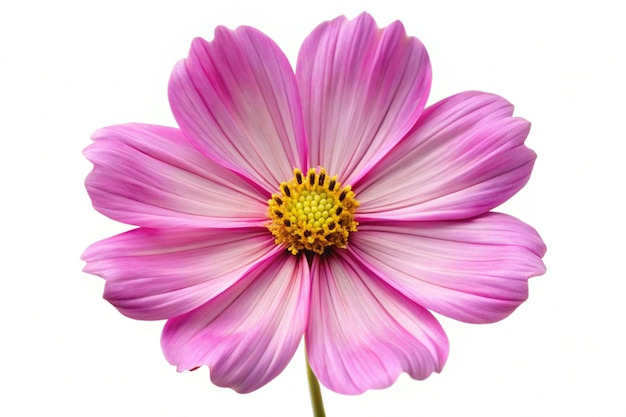
#> input picture img/flor.jpeg, 626 x 417 px, found by its file name
$ python gauss_02.py
#> lines starting #> are read from the running program, lines starting #| are printed output that depends on the picture
import cv2
import numpy as np

imagen = cv2.imread('img/flor.jpeg')
#> imagen is the input picture: shape (417, 626, 3); mean B, G, R 215.1, 192.1, 234.1

kernel_gauss = np.array([[1,1,1],
                         [1,1,1],
                         [1,1,1]],np.float32)/9
output = cv2.filter2D(imagen,-1,kernel_gauss)

kernel_sobel_x = np.array([[-1,0,1],
                           [-2,0,2],
                           [-1,0,1]
                           ])
imagen_bordes = cv2.filter2D(imagen,-1,kernel_sobel_x)
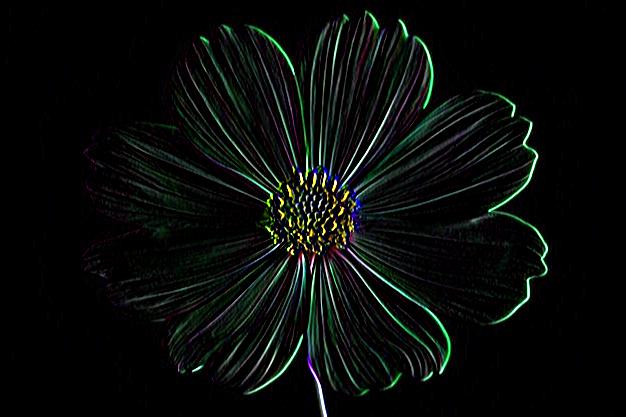
#> imagen_bordes: shape (417, 626, 3); mean B, G, R 9.7, 11.5, 8.6
cv2.imshow('bordes',imagen_bordes)
cv2.waitKey(0)

$ run again, with img/Cat03.jpg copied over img/flor.jpeg
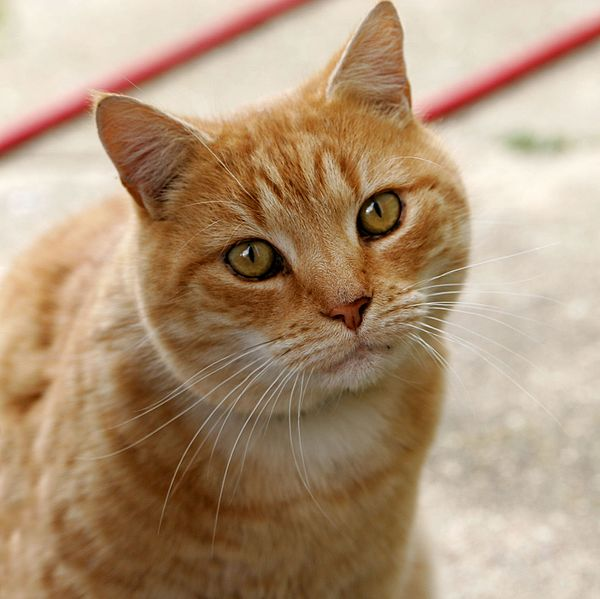
#> input picture img/Cat03.jpg, 600 x 599 px, found by its file name
#> imagen is the input picture: shape (599, 600, 3); mean B, G, R 120.7, 148.8, 175.9
#> `imagen_bordes = cv2.filter2D(imagen,-1,kernel_sobel_x)`:
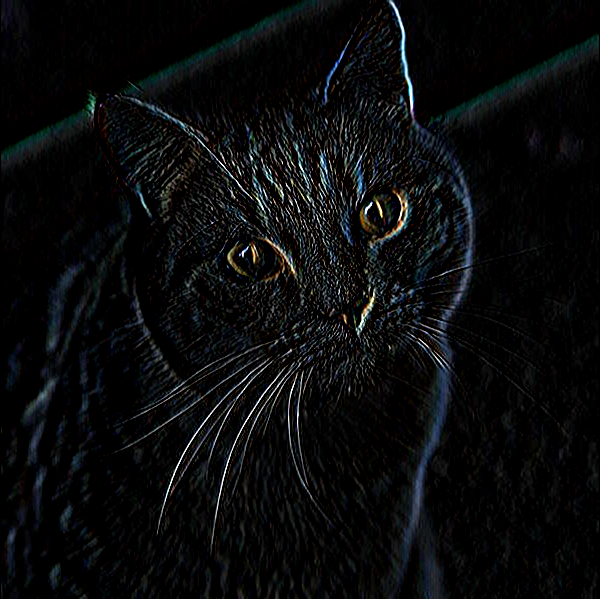
#> imagen_bordes: shape (599, 600, 3); mean B, G, R 11.8, 11, 9.9

$ run again, with img/bananos.jpg copied over img/flor.jpeg
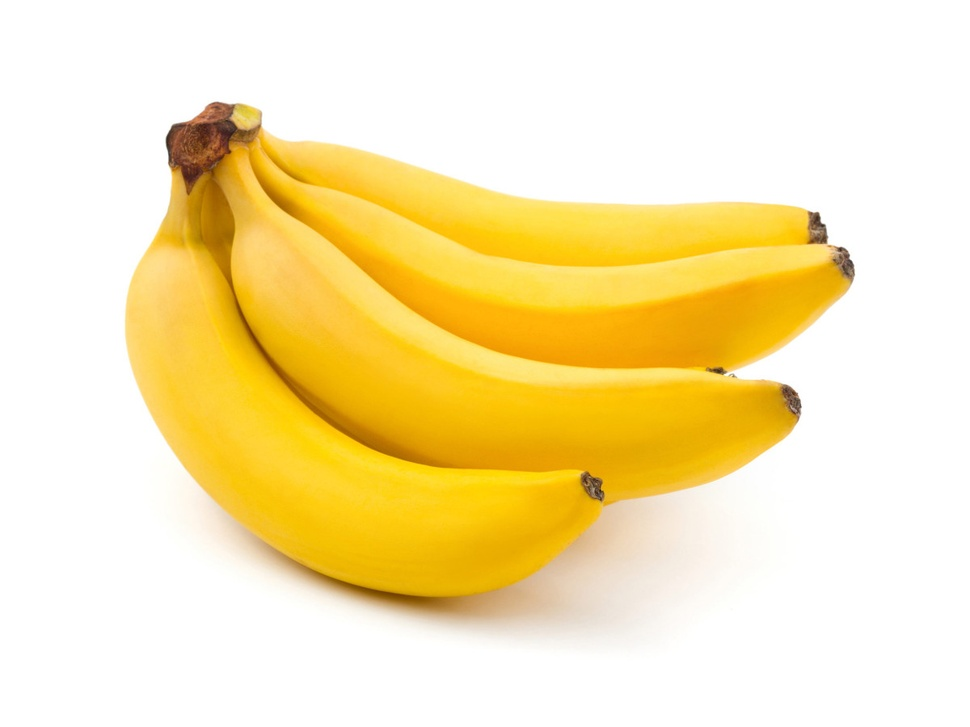
#> input picture img/bananos.jpg, 970 x 727 px, shrunk from 1200 x 900 before the run, found by its file name
#> imagen is the input picture: shape (727, 970, 3); mean B, G, R 178.6, 231.4, 249.4
#> `imagen_bordes = cv2.filter2D(imagen,-1,kernel_sobel_x)`:
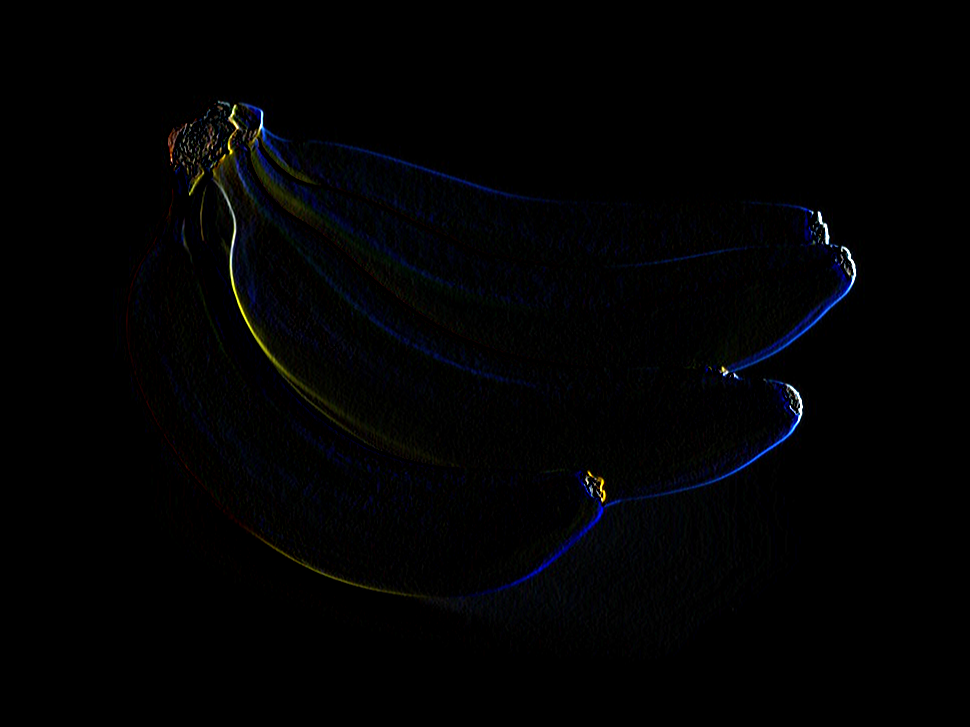
#> imagen_bordes: shape (727, 970, 3); mean B, G, R 2.8, 1.9, 1.6
